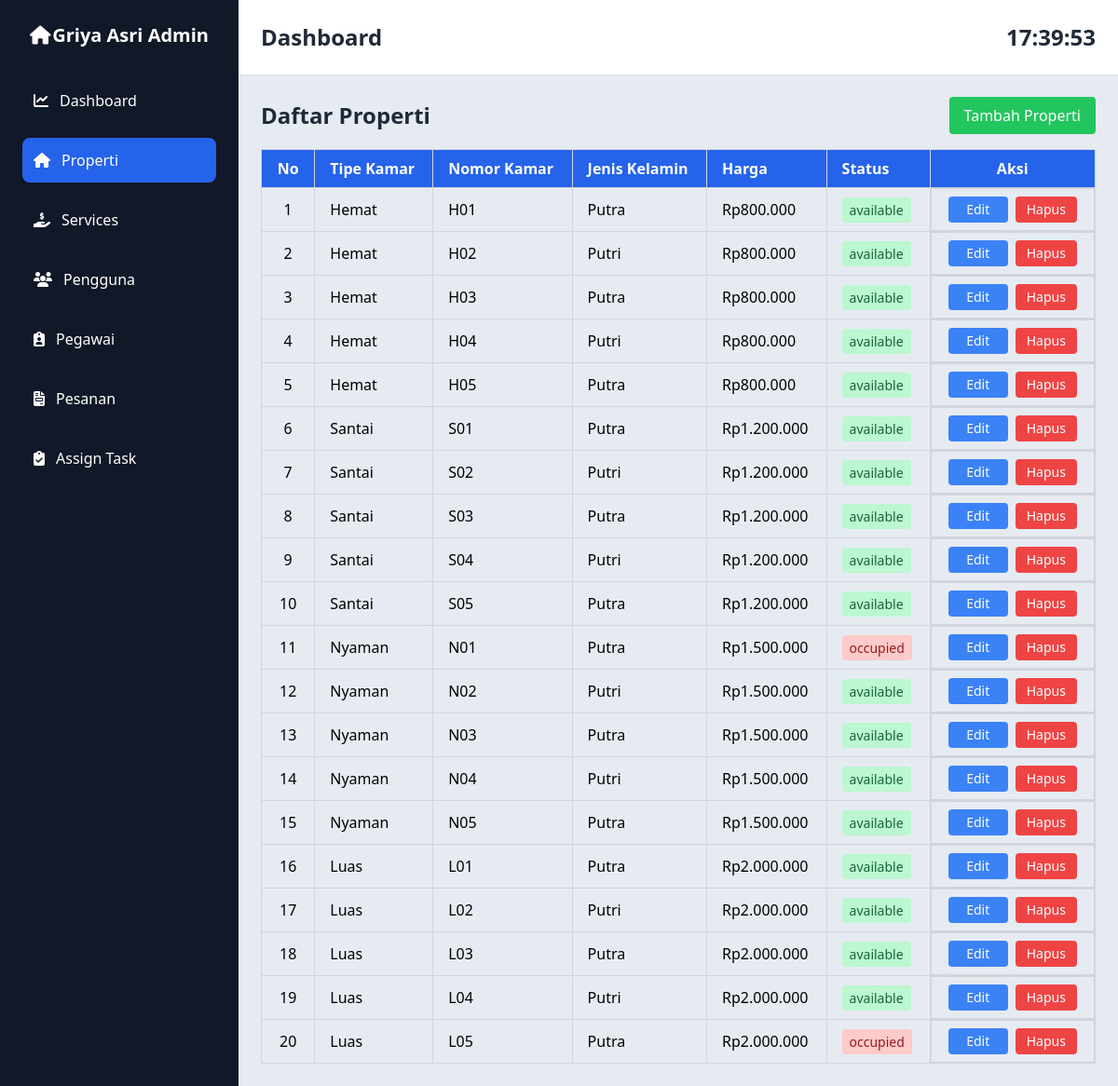
/admin/list-properti.php, run on an earlier commit of the app's database.
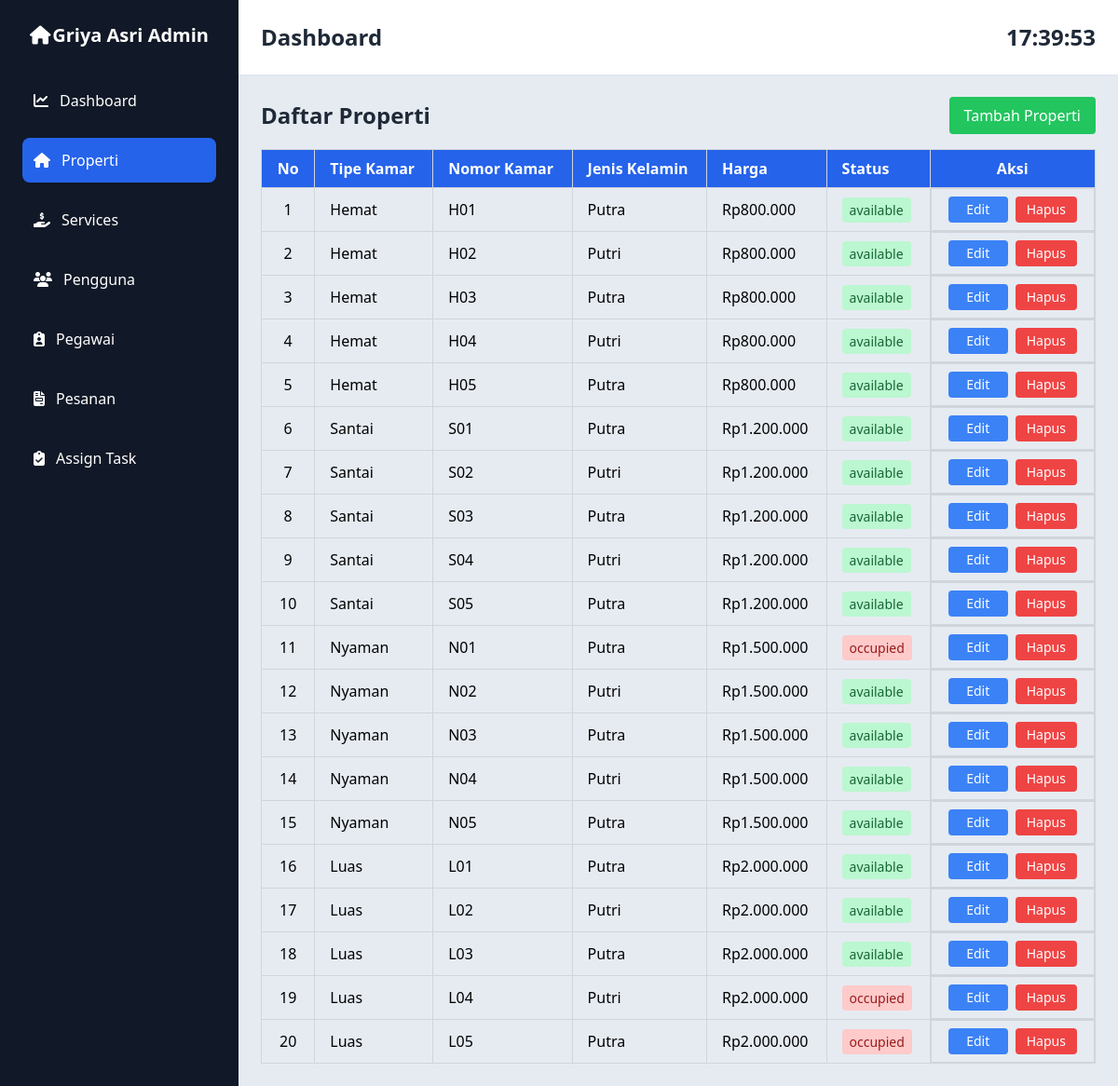
And on a later commit of the database.
### tables this page shows
CREATE TABLE `rooms` (
  `id` bigint(20) UNSIGNED NOT NULL,
  `room_type_id` bigint(20) UNSIGNED NOT NULL,
  `room_number` varchar(255) NOT NULL,
  `gender_type` enum('Putra','Putri') NOT NULL,
  `price` int(11) NOT NULL,
  `rating` decimal(2,1) NOT NULL DEFAULT 0.0,
  `facilities` text NOT NULL,
  `area_size` varchar(255) NOT NULL,
  `is_electric_included` tinyint(1) NOT NULL DEFAULT 0,
  `is_water_included` tinyint(1) NOT NULL DEFAULT 1,
  `room_rules` text NOT NULL,
  `status` enum('available','occupied','maintenance') NOT NULL DEFAULT 'available',
  `created_at` timestamp NULL DEFAULT NULL,
  `updated_at` timestamp NULL DEFAULT NULL
);

CREATE TABLE `room_types` (
  `id` bigint(20) UNSIGNED NOT NULL,
  `name` varchar(255) NOT NULL,
  `image` varchar(255) DEFAULT NULL,
  `description` text NOT NULL,
  `facilities` text NOT NULL,
  `base_price_daily` int(11) NOT NULL,
  `base_price_weekly` int(11) NOT NULL,
  `base_price_monthly` int(11) NOT NULL,
  `created_at` timestamp NULL DEFAULT NULL,
  `updated_at` timestamp NULL DEFAULT NULL
);

### admin/list-properti.php (the view, shortened to what this page needs)
<?php
include '../config/database.php';
$sql = "SELECT rooms.*, room_types.name AS room_type_name FROM rooms JOIN room_types ON rooms.room_type_id = room_types.id";
$result = $conn->query($sql);
?>
<div class="">
    <div class="header-content flex items-center justify-between mb-4 align-middle">
        <h1 class="text-2xl font-bold text-gray-800">Daftar Properti</h1>
        <a href="create-properti.php" class="bg-green-500 hover:bg-green-600 text-white px-4 py-2 rounded">Tambah Properti</a>
    </div>
    <table class="w-full border-collapse border border-gray-300">
        <thead class="bg-blue-600 text-white">
            <tr>
                <th class="border border-gray-300 px-4 py-2 text-center">No</th>
                <th class="border border-gray-300 px-4 py-2 text-left">Tipe Kamar</th>
                <th class="border border-gray-300 px-4 py-2 text-left">Nomor Kamar</th>
                <th class="border border-gray-300 px-4 py-2 text-left">Jenis Kelamin</th>
                <th class="border border-gray-300 px-4 py-2 text-left">Harga</th>
                <th class="border border-gray-300 px-4 py-2 text-left">Status</th>
                <th class="border border-gray-300 px-4 py-2 text-center">Aksi</th>
            </tr>
        </thead>
        <tbody>
            <?php
            if ($result->num_rows > 0) {
                $no = 1;
                while ($row = $result->fetch_assoc()) {
                    echo "<tr class='hover:bg-gray-100 border-b border-gray-300'>";
                    echo "<td class='border border-gray-300 px-4 py-2 text-center'>" . $no++ . "</td>";
                    echo "<td class='border border-gray-300 px-4 py-2'>" . htmlspecialchars($row['room_type_name']) . "</td>";
                    echo "<td class='border border-gray-300 px-4 py-2'>" . htmlspecialchars($row['room_number']) . "</td>";
                    echo "<td class='border border-gray-300 px-4 py-2'>" . htmlspecialchars($row['gender_type']) . "</td>";
                    echo "<td class='border border-gray-300 px-4 py-2'>Rp" . number_format($row['price'], 0, ',', '.') . "</td>";
                    echo "<td class='border border-gray-300 px-4 py-2'><span class='px-2 py-1 rounded text-sm " . ($row['status'] === 'available' ? 'bg-green-200 text-green-800' : ($row['status'] === 'maintenance' ? 'bg-yellow-200 text-yellow-800' : 'bg-red-200 text-red-800')) . "'>" . htmlspecialchars($row['status']) . "</span></td>";
                    echo "<td class='border border-gray-300 px-4 py-2 flex gap-2 justify-center'>";
                    echo "<a href='edit-properti.php?id=" . htmlspecialchars($row['id']) . "' class='bg-blue-500 hover:bg-blue-600 text-white px-3 py-1 rounded text-sm w-16 text-center'>Edit</a>";
                    echo "<button onclick=\"openModal(" . $row['id'] . ")\" class=\"bg-red-500 hover:bg-red-600 text-white px-3 py-1 rounded text-sm\">Hapus</button>";
                    echo "</td>";
                    echo "</tr>";
                }
            } else {
                echo "<tr><td colspan='6' style='text-align:center;'>Tidak ada data kamar</td></tr>";
            }
            ?>
</div>
<?php
include 'layouts/app.php';
?>

What changed in the data, as far as the page shows it:
changed rooms (number 19 of 20 on the later page): status "available" → "occupied"
